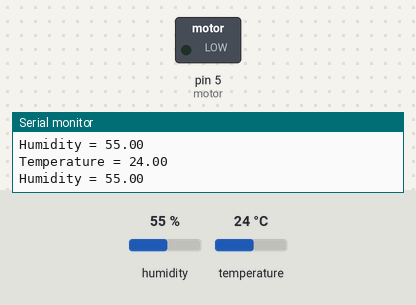
Simulated run of this sketch. Board: Arduino Uno, built with avr-gcc and run on an emulated ATmega328P. Shown: switched loads named in the sketch (green lamp = pin HIGH), the last lines printed to the serial monitor. The test bench sets the inputs (shaded band); at power-on: humidity 55 %, temperature 24 °C.

Above: at 1.8 s.
1.9 s: humidity set to 57 %
At 2.5 s:
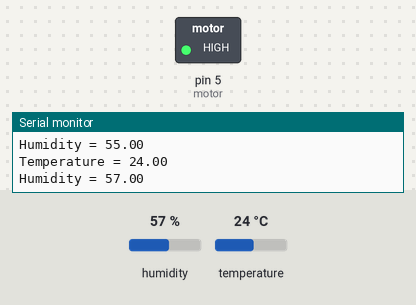
3.5 s: humidity set to 22 %
At 4.6 s:
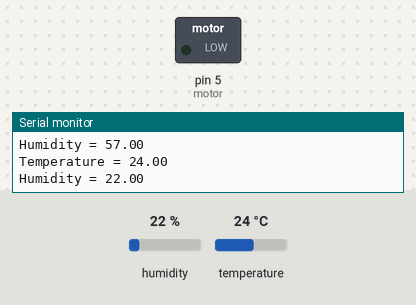
5.6 s: humidity set to 68 %
At 6.7 s:
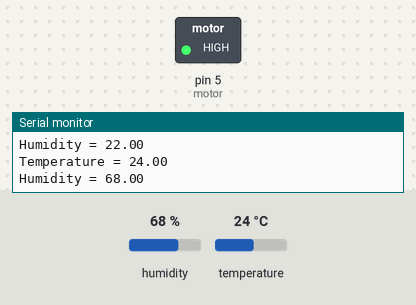
Timing chart, 0 to 8.6 s (numbered marks = the images above; inputs shaded):
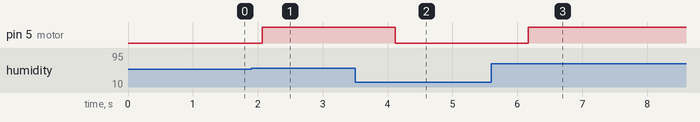

Measured:
- the behaviour switches between 55 and 56 % on humidity (found by bisection; images 0 and 1)
- after the input at 1.9 s, pin 5 (motor): LOW → HIGH after 0.17 s
- after the input at 3.5 s, pin 5 (motor): HIGH → LOW after 0.62 s
- after the input at 5.6 s, pin 5 (motor): LOW → HIGH after 0.57 s

The sketch:

temp.ino
```cpp
#include <dht.h>

dht DHT;

#define DHT11_PIN 3
const int motor = 5;

void setup(){
  Serial.begin(9600);
  pinMode(motor, OUTPUT);
}

void loop(){
  int chk = DHT.read11(DHT11_PIN);
  Serial.print("Temperature = ");
  Serial.println(DHT.temperature);
  Serial.print("Humidity = ");
  Serial.println(DHT.humidity);
  if (DHT.humidity > 55 or DHT.temperature > 25) {
    digitalWrite(motor, HIGH);
  }
  else {
    digitalWrite(motor, LOW);
  }
  delay(1000);
}
```
